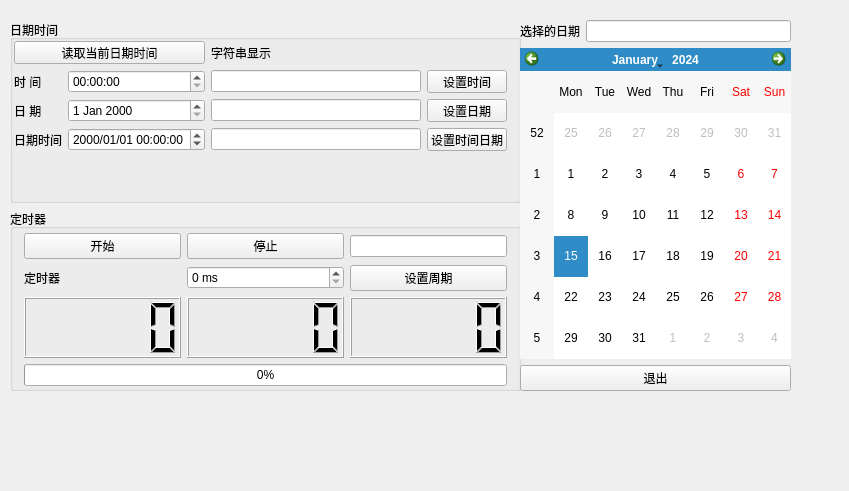
<?xml version="1.0" encoding="UTF-8"?>
<ui version="4.0">
 <class>Widget</class>
 <widget class="QWidget" name="Widget">
  <property name="geometry">
   <rect>
    <x>0</x>
    <y>0</y>
    <width>849</width>
    <height>491</height>
   </rect>
  </property>
  <property name="windowTitle">
   <string>Widget</string>
  </property>
  <widget class="QWidget" name="gridLayoutWidget">
   <property name="geometry">
    <rect>
     <x>10</x>
     <y>20</y>
     <width>511</width>
     <height>371</height>
    </rect>
   </property>
   <layout class="QGridLayout" name="gridLayout">
    <item row="0" column="0">
     <widget class="QGroupBox" name="groupBox">
      <property name="title">
       <string>日期时间</string>
      </property>
      <property name="alignment">
       <set>Qt::AlignJustify|Qt::AlignTop</set>
      </property>
      <property name="checkable">
       <bool>false</bool>
      </property>
      <widget class="QWidget" name="gridLayoutWidget_2">
       <property name="geometry">
        <rect>
         <x>0</x>
         <y>17</y>
         <width>501</width>
         <height>171</height>
        </rect>
       </property>
       <layout class="QGridLayout" name="gridLayout_2">
        <property name="sizeConstraint">
         <enum>QLayout::SetMaximumSize</enum>
        </property>
        <property name="leftMargin">
         <number>4</number>
        </property>
        <property name="topMargin">
         <number>4</number>
        </property>
        <property name="rightMargin">
         <number>4</number>
        </property>
        <property name="bottomMargin">
         <number>4</number>
        </property>
        <item row="3" column="2">
         <widget class="QLineEdit" name="editDateTime"/>
        </item>
        <item row="3" column="1">
         <widget class="QDateTimeEdit" name="dateTimeEdit">
          <property name="displayFormat">
           <string>yyyy/MM/dd HH:mm:ss</string>
          </property>
          <property name="timeSpec">
           <enum>Qt::LocalTime</enum>
          </property>
         </widget>
        </item>
        <item row="1" column="2">
         <widget class="QLineEdit" name="editTime"/>
        </item>
        <item row="1" column="0">
         <widget class="QLabel" name="label_2">
          <property name="sizePolicy">
           <sizepolicy hsizetype="Maximum" vsizetype="Preferred">
            <horstretch>0</horstretch>
            <verstretch>0</verstretch>
           </sizepolicy>
          </property>
          <property name="text">
           <string>时 间</string>
          </property>
         </widget>
        </item>
        <item row="2" column="1">
         <widget class="QDateEdit" name="dateEdit">
          <property name="correctionMode">
           <enum>QAbstractSpinBox::CorrectToPreviousValue</enum>
          </property>
         </widget>
        </item>
        <item row="2" column="3">
         <widget class="QPushButton" name="pushButton_3">
          <property name="text">
           <string>设置日期</string>
          </property>
         </widget>
        </item>
        <item row="0" column="2" colspan="2">
         <widget class="QLabel" name="label">
          <property name="text">
           <string>字符串显示</string>
          </property>
         </widget>
        </item>
        <item row="2" column="2">
         <widget class="QLineEdit" name="editDate"/>
        </item>
        <item row="3" column="3">
         <widget class="QPushButton" name="btnSetTime">
          <property name="text">
           <string>设置时间日期</string>
          </property>
         </widget>
        </item>
        <item row="1" column="1">
         <widget class="QTimeEdit" name="timeEdit">
          <property name="dateTime">
           <datetime>
            <hour>0</hour>
            <minute>0</minute>
            <second>0</second>
            <year>2011</year>
            <month>1</month>
            <day>1</day>
           </datetime>
          </property>
          <property name="displayFormat">
           <string>HH:mm:ss</string>
          </property>
          <property name="timeSpec">
           <enum>Qt::LocalTime</enum>
          </property>
         </widget>
        </item>
        <item row="3" column="0">
         <widget class="QLabel" name="label_4">
          <property name="text">
           <string>日期时间</string>
          </property>
         </widget>
        </item>
        <item row="1" column="3">
         <widget class="QPushButton" name="pushButton_2">
          <property name="text">
           <string>设置时间</string>
          </property>
         </widget>
        </item>
        <item row="2" column="0">
         <widget class="QLabel" name="label_3">
          <property name="sizePolicy">
           <sizepolicy hsizetype="Maximum" vsizetype="Preferred">
            <horstretch>0</horstretch>
            <verstretch>0</verstretch>
           </sizepolicy>
          </property>
          <property name="text">
           <string>日 期</string>
          </property>
         </widget>
        </item>
        <item row="0" column="0" colspan="2">
         <widget class="QPushButton" name="btnGetTime">
          <property name="sizePolicy">
           <sizepolicy hsizetype="Preferred" vsizetype="Maximum">
            <horstretch>0</horstretch>
            <verstretch>0</verstretch>
           </sizepolicy>
          </property>
          <property name="maximumSize">
           <size>
            <width>16777215</width>
            <height>16777215</height>
           </size>
          </property>
          <property name="focusPolicy">
           <enum>Qt::NoFocus</enum>
          </property>
          <property name="text">
           <string>读取当前日期时间</string>
          </property>
          <property name="autoDefault">
           <bool>false</bool>
          </property>
          <property name="default">
           <bool>false</bool>
          </property>
         </widget>
        </item>
       </layout>
      </widget>
     </widget>
    </item>
    <item row="1" column="0">
     <widget class="QGroupBox" name="groupBox_2">
      <property name="title">
       <string>定时器</string>
      </property>
      <widget class="QWidget" name="gridLayoutWidget_4">
       <property name="geometry">
        <rect>
         <x>10</x>
         <y>20</y>
         <width>491</width>
         <height>161</height>
        </rect>
       </property>
       <layout class="QGridLayout" name="gridLayout_4">
        <property name="leftMargin">
         <number>4</number>
        </property>
        <property name="topMargin">
         <number>4</number>
        </property>
        <property name="rightMargin">
         <number>4</number>
        </property>
        <property name="bottomMargin">
         <number>4</number>
        </property>
        <item row="1" column="1">
         <widget class="QSpinBox" name="spinBox">
          <property name="suffix">
           <string> ms</string>
          </property>
         </widget>
        </item>
        <item row="2" column="0">
         <widget class="QLCDNumber" name="LCDHour"/>
        </item>
        <item row="0" column="1">
         <widget class="QPushButton" name="btnStop">
          <property name="text">
           <string>停止</string>
          </property>
          <property name="checkable">
           <bool>false</bool>
          </property>
          <property name="autoRepeat">
           <bool>false</bool>
          </property>
          <property name="flat">
           <bool>false</bool>
          </property>
         </widget>
        </item>
        <item row="1" column="2">
         <widget class="QPushButton" name="btnSetIntv">
          <property name="text">
           <string>设置周期</string>
          </property>
         </widget>
        </item>
        <item row="3" column="0" colspan="3">
         <widget class="QProgressBar" name="progressBar">
          <property name="value">
           <number>0</number>
          </property>
         </widget>
        </item>
        <item row="0" column="0">
         <widget class="QPushButton" name="btnStart">
          <property name="text">
           <string>开始</string>
          </property>
         </widget>
        </item>
        <item row="2" column="2">
         <widget class="QLCDNumber" name="LCDSec"/>
        </item>
        <item row="2" column="1">
         <widget class="QLCDNumber" name="LCDMin"/>
        </item>
        <item row="1" column="0">
         <widget class="QLabel" name="label_5">
          <property name="text">
           <string>定时器</string>
          </property>
         </widget>
        </item>
        <item row="0" column="2">
         <widget class="QLineEdit" name="labElapsTime">
          <property name="sizePolicy">
           <sizepolicy hsizetype="Preferred" vsizetype="Fixed">
            <horstretch>0</horstretch>
            <verstretch>0</verstretch>
           </sizepolicy>
          </property>
         </widget>
        </item>
       </layout>
      </widget>
     </widget>
    </item>
   </layout>
  </widget>
  <widget class="QWidget" name="gridLayoutWidget_3">
   <property name="geometry">
    <rect>
     <x>520</x>
     <y>20</y>
     <width>271</width>
     <height>371</height>
    </rect>
   </property>
   <layout class="QGridLayout" name="gridLayout_3">
    <item row="1" column="0" colspan="2">
     <widget class="QCalendarWidget" name="calendarWidget"/>
    </item>
    <item row="0" column="0">
     <widget class="QLabel" name="label_6">
      <property name="text">
       <string>选择的日期</string>
      </property>
     </widget>
    </item>
    <item row="0" column="1">
     <widget class="QLineEdit" name="editCalendar"/>
    </item>
    <item row="2" column="0" colspan="2">
     <widget class="QPushButton" name="pushButton_8">
      <property name="text">
       <string>退出</string>
      </property>
     </widget>
    </item>
   </layout>
  </widget>
 </widget>
 <resources/>
 <connections>
  <connection>
   <sender>pushButton_8</sender>
   <signal>clicked()</signal>
   <receiver>Widget</receiver>
   <slot>close()</slot>
   <hints>
    <hint type="sourcelabel">
     <x>655</x>
     <y>380</y>
    </hint>
    <hint type="destinationlabel">
     <x>424</x>
     <y>245</y>
    </hint>
   </hints>
  </connection>
 </connections>
</ui>
